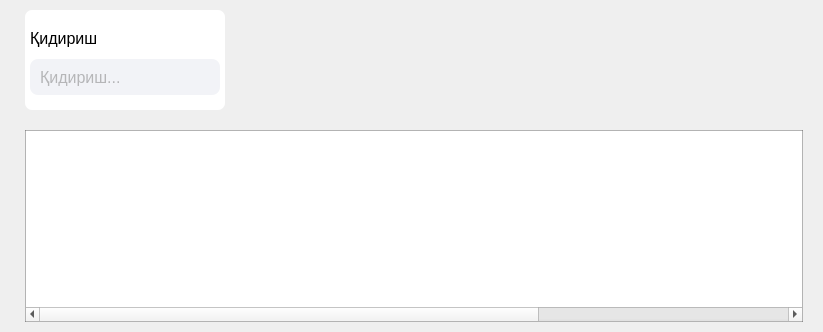
      <widget class="QWidget" name="page_savdolar">
       <layout class="QVBoxLayout" name="verticalLayout_17">
        <property name="spacing">
         <number>0</number>
        </property>
        <property name="leftMargin">
         <number>0</number>
        </property>
        <property name="topMargin">
         <number>0</number>
        </property>
        <property name="rightMargin">
         <number>0</number>
        </property>
        <property name="bottomMargin">
         <number>0</number>
        </property>
        <item>
         <widget class="QFrame" name="frame_14">
          <property name="minimumSize">
           <size>
            <width>0</width>
            <height>120</height>
           </size>
          </property>
          <property name="maximumSize">
           <size>
            <width>16777215</width>
            <height>120</height>
           </size>
          </property>
          <property name="styleSheet">
           <string notr="true">QFrame{
	border:none;
}</string>
          </property>
          <property name="frameShape">
           <enum>QFrame::StyledPanel</enum>
          </property>
          <property name="frameShadow">
           <enum>QFrame::Raised</enum>
          </property>
          <layout class="QHBoxLayout" name="horizontalLayout_7">
           <property name="spacing">
            <number>10</number>
           </property>
           <property name="leftMargin">
            <number>25</number>
           </property>
           <property name="topMargin">
            <number>10</number>
           </property>
           <property name="rightMargin">
            <number>20</number>
           </property>
           <property name="bottomMargin">
            <number>10</number>
           </property>
           <item>
            <widget class="QFrame" name="frame_15">
             <property name="minimumSize">
              <size>
               <width>200</width>
               <height>80</height>
              </size>
             </property>
             <property name="maximumSize">
              <size>
               <width>400</width>
               <height>100</height>
              </size>
             </property>
             <property name="styleSheet">
              <string notr="true">QFrame{
	background-color: rgb(255, 255, 255);
	border-radius:7px;
}</string>
             </property>
             <property name="frameShape">
              <enum>QFrame::StyledPanel</enum>
             </property>
             <property name="frameShadow">
              <enum>QFrame::Raised</enum>
             </property>
             <layout class="QVBoxLayout" name="verticalLayout_15">
              <property name="spacing">
               <number>3</number>
              </property>
              <property name="leftMargin">
               <number>5</number>
              </property>
              <property name="topMargin">
               <number>10</number>
              </property>
              <property name="rightMargin">
               <number>5</number>
              </property>
              <property name="bottomMargin">
               <number>15</number>
              </property>
              <item>
               <widget class="QLabel" name="label_10">
                <property name="font">
                 <font>
                  <pointsize>12</pointsize>
                 </font>
                </property>
                <property name="text">
                 <string>Қидириш</string>
                </property>
               </widget>
              </item>
              <item>
               <widget class="QLineEdit" name="lineEdit_4">
                <property name="minimumSize">
                 <size>
                  <width>0</width>
                  <height>36</height>
                 </size>
                </property>
                <property name="maximumSize">
                 <size>
                  <width>16777215</width>
                  <height>36</height>
                 </size>
                </property>
                <property name="font">
                 <font>
                  <pointsize>12</pointsize>
                 </font>
                </property>
                <property name="styleSheet">
                 <string notr="true">QLineEdit{
	border:none;
	border-radius:8px;
	background-color: #F2F3F7;
	padding-left:8px;
	padding-right: 30px;
color:#797979;
	background-image: url(:/newPrefix/assets/search.png);
	background-repeat:no-repeat;
	background-position: right center;

}</string>
                </property>
                <property name="placeholderText">
                 <string>Қидириш...</string>
                </property>
               </widget>
              </item>
             </layout>
            </widget>
           </item>
           <item>
            <spacer name="horizontalSpacer_7">
             <property name="orientation">
              <enum>Qt::Horizontal</enum>
             </property>
             <property name="sizeHint" stdset="0">
              <size>
               <width>578</width>
               <height>20</height>
              </size>
             </property>
            </spacer>
           </item>
          </layout>
         </widget>
        </item>
        <item>
         <widget class="QFrame" name="frame_16">
          <property name="styleSheet">
           <string notr="true">QFrame{
	border:none;
}</string>
          </property>
          <property name="frameShape">
           <enum>QFrame::StyledPanel</enum>
          </property>
          <property name="frameShadow">
           <enum>QFrame::Raised</enum>
          </property>
          <layout class="QVBoxLayout" name="verticalLayout_16">
           <property name="spacing">
            <number>5</number>
           </property>
           <property name="leftMargin">
            <number>25</number>
           </property>
           <property name="topMargin">
            <number>10</number>
           </property>
           <property name="rightMargin">
            <number>20</number>
           </property>
           <property name="bottomMargin">
            <number>10</number>
           </property>
           <item>
            <widget class="QTableWidget" name="tableWidget_4">
             <property name="font">
              <font>
               <pointsize>10</pointsize>
              </font>
             </property>
             <property name="styleSheet">
              <string notr="true">QTableWidget{
	background-color: rgb(255, 255, 255);
	border:1px solid rgba(102, 102, 102, 0.5);
	border-collapse: collapse;
	
}
QTableWidget::item:selected{
	background-color: rgb(111, 162, 28);
	color: rgb(255, 255, 255);
}
QHeaderView::section {
    background-color: #006CFE;
    padding: 4px;
    font-size: 14px;
	color:#fff;
    border-style: none;
	border-right:1px solid rgb(154, 153, 150);
}

 QScrollBar:horizontal {
        border: none;
        background: #F5F5F5;
        height: 10px;
        margin: 0px 21px 0 21px;
    }

    QScrollBar::handle:horizontal {
        background: #C0C0C0;
        min-width: 20px;
    }

    QScrollBar::add-line:horizontal {
        border: none;
        background: none;
    }

    QScrollBar::sub-line:horizontal {
        border: none;
        background: none;
    }

QScrollBar:vertical {
        border: none;
        background: #F5F5F5;
        width: 10px;
        margin: 21px 0 21px 0;
    }

    QScrollBar::handle:vertical {
        background: #C0C0C0;
        min-height: 20px;
    }

    QScrollBar::add-line:vertical {
        border: none;
        background: none;
    }

    QScrollBar::sub-line:vertical {
        border: none;
        background: none;
    }
</string>
             </property>
             <property name="verticalScrollBarPolicy">
              <enum>Qt::ScrollBarAsNeeded</enum>
             </property>
             <property name="horizontalScrollBarPolicy">
              <enum>Qt::ScrollBarAsNeeded</enum>
             </property>
             <property name="editTriggers">
              <set>QAbstractItemView::NoEditTriggers</set>
             </property>
             <property name="selectionMode">
              <enum>QAbstractItemView::SingleSelection</enum>
             </property>
             <property name="selectionBehavior">
              <enum>QAbstractItemView::SelectRows</enum>
             </property>
             <property name="rowCount">
              <number>0</number>
             </property>
             <attribute name="horizontalHeaderVisible">
              <bool>false</bool>
             </attribute>
             <attribute name="horizontalHeaderDefaultSectionSize">
              <number>170</number>
             </attribute>
             <attribute name="horizontalHeaderStretchLastSection">
              <bool>false</bool>
             </attribute>
             <attribute name="verticalHeaderVisible">
              <bool>false</bool>
             </attribute>
             <column>
              <property name="text">
               <string>id</string>
              </property>
             </column>
             <column>
              <property name="text">
               <string>client_id</string>
              </property>
             </column>
             <column>
              <property name="text">
               <string>№</string>
              </property>
             </column>
             <column>
              <property name="text">
               <string>Мижоз</string>
              </property>
             </column>
             <column>
              <property name="text">
               <string>Сумма</string>
              </property>
             </column>
             <column>
              <property name="text">
               <string>Сана</string>
              </property>
             </column>
            </widget>
           </item>
          </layout>
         </widget>
        </item>
       </layout>
      </widget>
